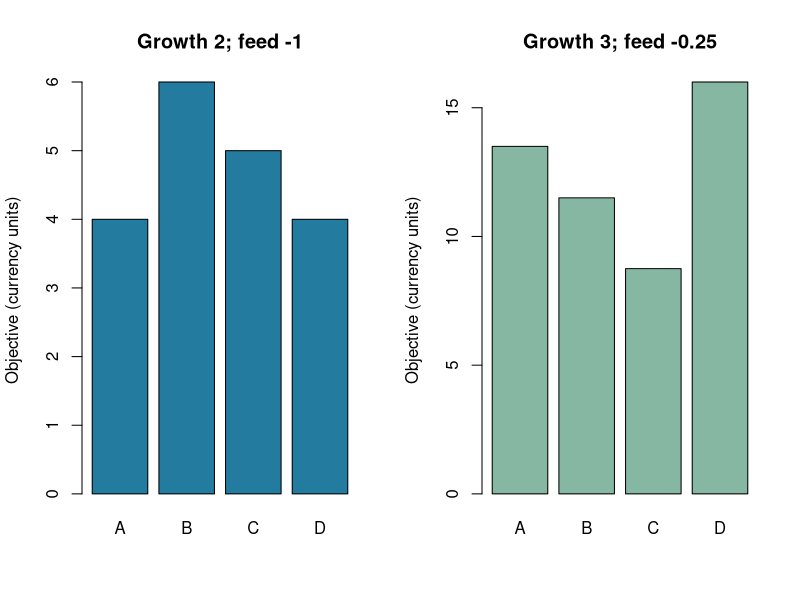
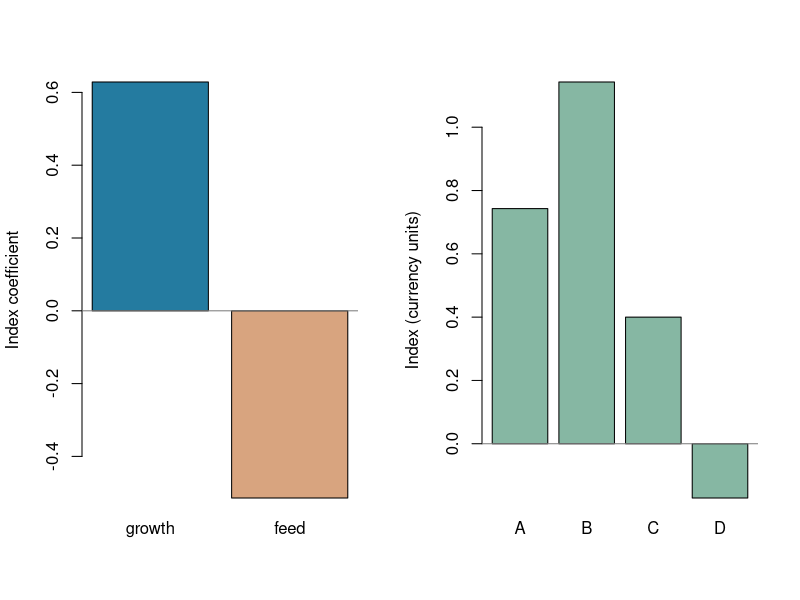

Source code (R) for these figures, in order:
## ---- chunk 1
#| label: breeding-objective
u <- rbind(A=c(growth=5,feed=6),B=c(growth=4,feed=2),
           C=c(growth=3,feed=1),D=c(growth=6,feed=8))
a <- c(growth=2,feed=-1)
stopifnot(identical(colnames(u),names(a)))
H <- drop(u %*% a)
knitr::kable(data.frame(candidate=rownames(u),u,objective=H,
                       rank=rank(-H,ties.method="min")),row.names=FALSE)
stopifnot(identical(unname(H),c(4,6,5,4)))
## ---- chunk 2
#| label: weights-and-units
a_growth <- c(growth=3,feed=-.25)
H_growth <- drop(u %*% a_growth)
u_grams <- u
u_grams[,"growth"] <- 1000*u_grams[,"growth"]
a_grams <- a
a_grams["growth"] <- a_grams["growth"]/1000
H_grams <- drop(u_grams %*% a_grams)
stopifnot(max(abs(H_grams-H))<1e-12)
## ---- chunk 3
#| label: fig-objectives
#| fig-cap: "Changing the breeding objective changes candidate merit; merely changing measurement units with matching weights does not."
#| fig-width: 9
#| fig-height: 5
local({
  old <- par(mfrow=c(1,2)); on.exit(par(old))
  barplot(H,col="#247BA0",ylab="Objective (currency units)",main="Growth 2; feed -1")
  barplot(H_growth,col="#86B7A3",ylab="Objective (currency units)",
          main="Growth 3; feed -0.25")
})
## ---- chunk 4
#| label: index-inputs
traits <- c("growth","feed")
x <- rbind(A=c(growth=2,feed=1),B=c(growth=1,feed=-1),
           C=c(growth=-1,feed=-2),D=c(growth=3,feed=4))
P <- matrix(c(4,1,1,9),2,2,dimnames=list(traits,traits))
C <- diag(c(1,4)); G <- diag(c(2,5))
dimnames(C) <- dimnames(G) <- list(traits,traits)
stopifnot(identical(colnames(x),rownames(P)),
          identical(colnames(P),rownames(C)),
          identical(colnames(C),names(a)),identical(rownames(G),names(a)),
          isTRUE(all.equal(P,t(P))),isTRUE(all.equal(G,t(G))))
chol(P) # Positive-definite information covariance.
# The supplied joint covariance must also be a coherent moment model.
joint <- rbind(cbind(P,C),cbind(t(C),G))
stopifnot(min(eigen(joint,symmetric=TRUE,only.values=TRUE)$values)>0)
## ---- chunk 5
#| label: fit-index
b <- drop(solve(P,C %*% a))
I <- drop(x %*% b)
naive <- drop(x %*% a)
stopifnot(max(abs(P %*% b-C %*% a))<1e-12)
knitr::kable(data.frame(candidate=rownames(x),index=I,
                       raw_weighted_measurements=naive,
                       rank=rank(-I,ties.method="min")),digits=3,row.names=FALSE)
b
# Independent diagonal oracle: P=(4,9), C=(1,4), a=(2,-1).
b_diagonal <- drop(solve(diag(c(4,9)),diag(c(1,4)) %*% c(2,-1)))
stopifnot(max(abs(b_diagonal-c(.5,-4/9)))<1e-12)
## ---- chunk 6
#| label: fig-index
#| fig-cap: "Index coefficients reflect the covariance model; the resulting index ranks supplied measurement deviations."
#| fig-width: 9
#| fig-height: 5
local({
  old <- par(mfrow=c(1,2)); on.exit(par(old))
  barplot(b,col=c("#247BA0","#D8A47F"),ylab="Index coefficient")
  abline(h=0,col="gray50")
  barplot(I,col="#86B7A3",ylab="Index (currency units)")
  abline(h=0,col="gray50")
})
## ---- chunk 7
#| label: index-accuracy
VI <- drop(crossprod(b,P %*% b))
CIH <- drop(crossprod(b,C %*% a))
VH <- drop(crossprod(a,G %*% a))
accuracy <- CIH/sqrt(VI*VH)
c(index_variance=VI,objective_variance=VH,model_accuracy=accuracy,
  prediction_error_variance=VH-2*CIH+VI)
stopifnot(abs(CIH-VI)<1e-12,accuracy>=0,accuracy<=1,
          VH-2*CIH+VI>=0)
## ---- chunk 8
#| label: expected-response
fraction <- .25
threshold <- qnorm(1-fraction)
intensity <- dnorm(threshold)/fraction
response <- drop(intensity*t(C) %*% b/sqrt(VI))
objective_response <- drop(crossprod(a,response))
response
c(intensity=intensity,objective_difference=objective_response)
stopifnot(abs(objective_response-intensity*sqrt(VI))<1e-12)
## ---- chunk 9
b10 <- drop(solve(P,C %*% (10*a)))
stopifnot(max(abs(drop(x %*% b10)-10*I))<1e-12)
order2 <- c("feed","growth")
b2 <- drop(solve(P[order2,order2],C[order2,order2] %*% a[order2]))
stopifnot(max(abs(drop(x[,order2] %*% b2)-I))<1e-12)
a_only_growth <- c(growth=2,feed=0)
solve(P,C %*% a_only_growth)
